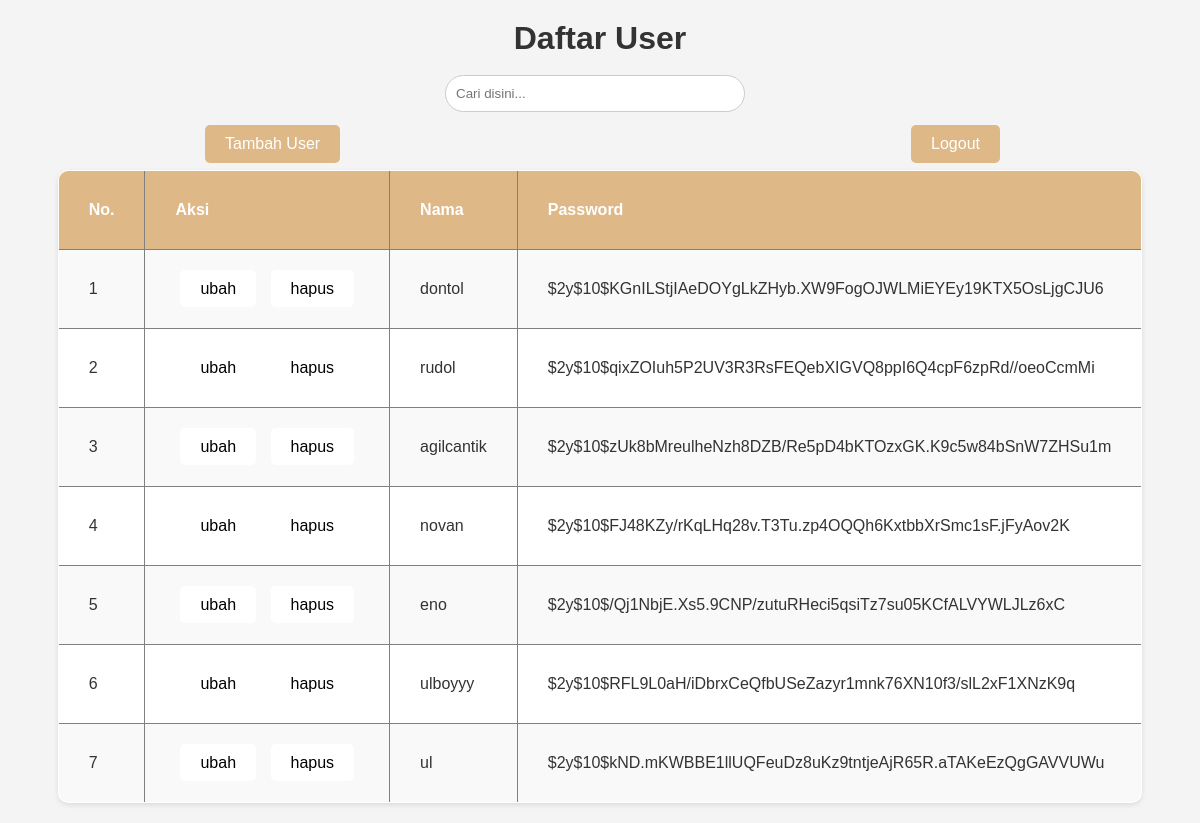
Screenshot of /user.php with the database file from the repository.
### tables this page shows
CREATE TABLE `users1` (
  `id` int(11) NOT NULL,
  `namauser` varchar(50) NOT NULL,
  `katasandi` varchar(255) NOT NULL,
  `id_role` int(11) NOT NULL
);

### functions_user.php (called while the page is built, shortened)
<?php
$koneksi = mysqli_connect("localhost", "root", "", "pw2024_tubes_233040171");
function query($query)
{
    global $koneksi;
    $result = mysqli_query($koneksi, $query);
    $rows = [];
    while ($row = mysqli_fetch_assoc($result)) {
        $rows[] = $row;
    }
    return $rows;
}
?>

### user.php (the view, shortened to what this page needs)
<?php
require 'functions_user.php';
$users1 = query("SELECT * FROM users1");
?>
<!DOCTYPE html>
<html lang="en">
<head>
    <link rel="stylesheet" href="assets/css/user.css">
</head>
<body>
    <h1>Daftar User</h1>
    <br>
    <form action="" method="post">
        <input type="search" name="keyword" placeholder="Cari disini..." size="40" autocomplete="off" id="keyword" class="keyword" autofocus>
    </form>
    <br>
    <a class="tambah-user" href="./tambahuser.php">Tambah User</a>
    <a class="logout" href="./logout.php">Logout</a>
    <div class="container">
        <table border="1" cellpadding="10" cellspacing="0">
            <tr>
                <th>No.</th>
                <th>Aksi</th>
                <th>Nama</th>
                <th>Password</th>
            </tr>
            <?php $i = 1; ?>
            <?php foreach ($users1 as $row) : ?>
                <tr>
                    <td><?= $i; ?></td>
                    <td>
                        <a href="./ubahuser.php?id=<?= $row["id"];
                                                    ?>">ubah</a>
                        <a href="./hapususer.php?id=<?= $row["id"];
                                                    ?>" onclick="return confirm('yakin?');">hapus</a>
                    </td>
                    <td><?= $row["namauser"]; ?></td>
                    <td><?= $row["katasandi"]; ?></td>
                </tr>
                <?php $i++; ?>
            <?php endforeach; ?>
        </table>
    </div>
</body>
</html>

### assets/css/user.css (style rules this page uses)
* { padding: 0; margin: 0; list-style-type: none; text-decoration: none; }
body { font-family: 'Arial', sans-serif; background: #f4f4f4; color: #333; padding: 20px; display: flex; flex-direction: column; align-items: center; }
h1 { color: #333; }
.tambah-user { color: white; background-color: burlywood; left: 200px; top: 120px; position: absolute; }
.logout { color: white; background-color: burlywood; position: absolute; right: 195px; top: 105px; margin-top: 20px; }
a { color: #fff; background-color: #fff; padding: 10px 20px; text-decoration: none; border-radius: 5px; transition: background-color 0.3s, box-shadow 0.3s; margin: 5px; }
form { margin-bottom: 20px; }
input[type="search"] { padding: 10px; border: 1px solid #ccc; border-radius: 25px; width: 300px; margin-right: 10px; }
table { width: 100%; border-collapse: collapse; margin-top: 20px; background: #fff; box-shadow: 0 2px 5px rgba(0, 0, 0, 0.1); border-radius: 10px; overflow: hidden; }
th, td { padding: 30px; text-align: left; }
th { background-color: burlywood; color: white; }
tr:nth-child(even) { background-color: #f9f9f9; }
td a { color: black; text-decoration: none; margin: 0 5px; }

### rows the page displays
users1: namauser "dontol", katasandi "$2y$10$KGnILStjIAeDOYgLkZHyb.XW9FogOJWLMiEYEy19KTX5OsLjgCJU6"
users1: namauser "rudol", katasandi "$2y$10$qixZOIuh5P2UV3R3RsFEQebXIGVQ8ppI6Q4cpF6zpRd//oeoCcmMi"
users1: namauser "agilcantik", katasandi "$2y$10$zUk8bMreulheNzh8DZB/Re5pD4bKTOzxGK.K9c5w84bSnW7ZHSu1m"
users1: namauser "novan", katasandi "$2y$10$FJ48KZy/rKqLHq28v.T3Tu.zp4OQQh6KxtbbXrSmc1sF.jFyAov2K"
users1: namauser "eno", katasandi "$2y$10$/Qj1NbjE.Xs5.9CNP/zutuRHeci5qsiTz7su05KCfALVYWLJLz6xC"
users1: namauser "ulboyyy", katasandi "$2y$10$RFL9L0aH/iDbrxCeQfbUSeZazyr1mnk76XN10f3/slL2xF1XNzK9q"
users1: namauser "ul", katasandi "$2y$10$kND.mKWBBE1llUQFeuDz8uKz9tntjeAjR65R.aTAKeEzQgGAVVUWu"
